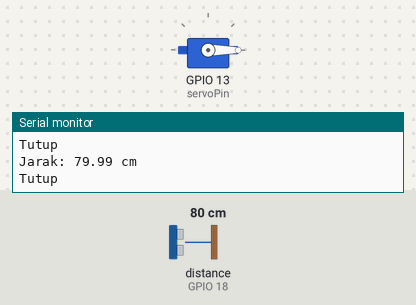
A sketch run on a simulated ESP32. Parts: servo, the last lines printed to the serial monitor. Wiring (inferred from the names in the program): ultrasonic range finder: trigger GPIO 5; echo GPIO 18. The inputs (shaded band) are chosen by the test bench; at power-on: distance to the obstacle (sensor on GPIO 18) 80 cm. The echo pulse lasts 58.3 µs per cm.

Above: at 1.8 s.
1.9 s: distance to the obstacle (sensor on GPIO 18) set to 22 cm
3.4 s: distance to the obstacle (sensor on GPIO 18) set to 18 cm
At 4.4 s:
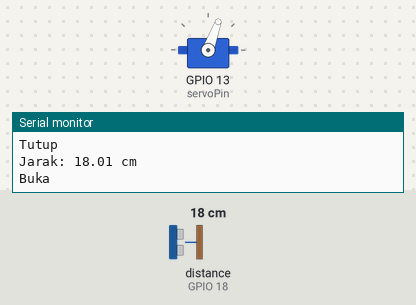
5.5 s: distance to the obstacle (sensor on GPIO 18) set to 35 cm
At 9.4 s:
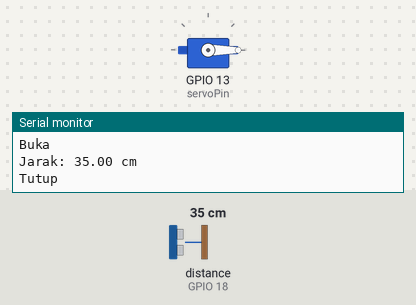
9.6 s: distance to the obstacle (sensor on GPIO 18) set to 2 cm
At 11.5 s:
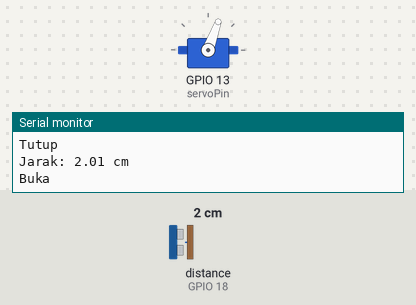
Timing chart, 0 to 12.5 s (numbered marks = the images above; inputs shaded):
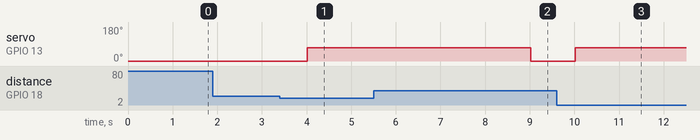

Measured:
- the behaviour switches between 21 and 20 cm on distance to the obstacle (sensor on GPIO 18) (found by bisection; images 0 and 1)
- after the input at 3.4 s, servo on GPIO 13 (servoPin): 0° → 70° after 0.62 s
- after the input at 5.5 s, servo on GPIO 13 (servoPin): 70° → 0° after 3.5 s
- after the input at 9.6 s, servo on GPIO 13 (servoPin): 0° → 70° after 0.42 s

The sketch:

Penyaring_Sampah_protoype.ino
```cpp
#include <ESP32Servo.h>

const int trigPin = 5;
const int echoPin = 18;
int servoPin = 13;
Servo myServo;

void setup() {
  myServo.attach(servoPin);
  Serial.begin(115200);
  pinMode(trigPin, OUTPUT);
  pinMode(echoPin, INPUT);
  myServo.write(0);
}

void loop() {
  float jarak = bacaJarak();
  Serial.print("Jarak: ");
  Serial.print(jarak);
  Serial.println(" cm");

  if (jarak > 20){
  int posDegrees1 = 0;
  myServo.write(posDegrees1);
  Serial.println("Tutup");
  delay(1000);
  }else{
  int posDegrees2 = 70;
  myServo.write(posDegrees2);
  Serial.println("Buka");
  delay(5000);
  }
}
float bacaJarak() {
  digitalWrite(trigPin, LOW);
  delayMicroseconds(2);
  digitalWrite(trigPin, HIGH);
  delayMicroseconds(10);
  digitalWrite(trigPin, LOW);

  long durasi = pulseIn(echoPin, HIGH, 30000); // Timeout 30ms (30.000 µs)
  float jarak = (durasi * 0.0343) / 2;

  return jarak;
}
```
